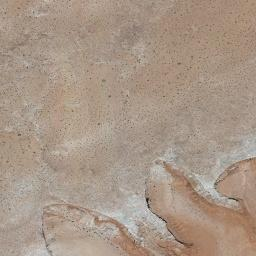
#> input picture examples/desert.jpg, 256 x 256 px
$ python -i features.py   (imports and definitions only)   (older library calls are emulated)
#> lines starting #> are read from the running program, lines starting #| are printed output that depends on the picture
### morphology.py
import cv2  # For image processing
import numpy as np  # For numerical operations
import os  # For file operations

def apply_morphological_operation(image, operation, kernel_size):
    """
    Applique une opération morphologique à l'image

    Args:
        image: Image d'entrée
        operation: Nom de l'opération ('erosion', 'dilation', etc.)
        kernel_size: Taille du noyau (élément structurant)

    Returns:
        Image après application de l'opération
    """
    # Conversion en niveaux de gris si l'image est en couleur
    if len(image.shape) > 2:
        gray = cv2.cvtColor(image, cv2.COLOR_RGB2GRAY)
    else:
        gray = image.copy()

    # Création du noyau
    kernel = cv2.getStructuringElement(cv2.MORPH_RECT, (kernel_size, kernel_size))

    # Application de l'opération
    if operation.lower() == 'erosion':
        result = cv2.erode(gray, kernel, iterations=1)
    elif operation.lower() == 'dilation':
        result = cv2.dilate(gray, kernel, iterations=1)
    elif operation.lower() == 'ouverture':
        result = cv2.morphologyEx(gray, cv2.MORPH_OPEN, kernel)
    elif operation.lower() == 'fermeture':
        result = cv2.morphologyEx(gray, cv2.MORPH_CLOSE, kernel)
    elif operation.lower() == 'gradient':
        result = cv2.morphologyEx(gray, cv2.MORPH_GRADIENT, kernel)
    elif operation.lower() == 'top-hat':
        result = cv2.morphologyEx(gray, cv2.MORPH_TOPHAT, kernel)
    elif operation.lower() == 'black-hat':
        result = cv2.morphologyEx(gray, cv2.MORPH_BLACKHAT, kernel)
    else:
        result = gray  # Opération non reconnue

    return result

# [115 lines left out: functions calculate_morphological_laplacian, calculate_gradient_morphology, segment_image_morphology, not called in this run]

### features.py
import numpy as np
import cv2
from skimage.feature import graycomatrix, graycoprops, local_binary_pattern
from skimage.measure import moments, moments_hu
from morphology import apply_morphological_operation

def extract_texture_features(image):
    """
    Version robuste de l'extraction de caractéristiques texturales
    avec gestion des valeurs manquantes et longueur constante
    """
    try:
        # Si l'image est en couleur, la convertir en niveaux de gris
        if len(image.shape) > 2:
            gray = cv2.cvtColor(image, cv2.COLOR_RGB2GRAY)
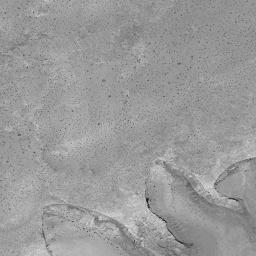
#> gray: shape (256, 256); min 18, max 226, mean 153.8
        else:
            gray = image.copy()

        # Vérifier si l'image contient des pixels valides
        if np.sum(gray) == 0 or gray.size == 0:
            # Retourner un vecteur de caractéristiques avec des valeurs par défaut
            return np.zeros(68)  # Longueur fixe du vecteur

        # Redimensionner l'image pour normaliser
        resized = cv2.resize(gray, (128, 128))

        # Caractéristiques GLCM
        distances = [1, 2, 3]
        angles = [0, np.pi/4, np.pi/2, 3*np.pi/4]

        # Assurer la plage de valeurs correcte pour GLCM
        # Normaliser entre 0 et 255 et convertir en entier
        resized_norm = np.round((resized - np.min(resized)) * (255.0 / (np.max(resized) - np.min(resized) + 1e-10))).astype(np.uint8)
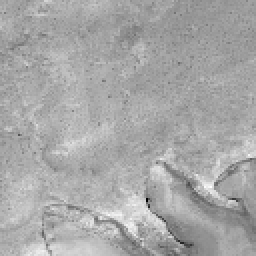
#> resized_norm: shape (128, 128) (shown 2 times larger); min 0, max 255, mean 167.3

        glcm = graycomatrix(resized_norm, distances, angles, 256, symmetric=True, normed=True)

        # Extraire les propriétés GLCM avec gestion des erreurs
        try:
            contrast = graycoprops(glcm, 'contrast').flatten()
#> contrast = [171.7, 207.9, 193.9, 254.2, 268.3, 207.9, 289.6, 254.2, 335, 290.3, 350.1, 367.3]
            dissimilarity = graycoprops(glcm, 'dissimilarity').flatten()
#> dissimilarity = [9.02, 10.13, 9.62, 10.64, 10.99, 10.13, 11.61, 10.64, 12.27, 11.89, 12.76, 12.74]
            homogeneity = graycoprops(glcm, 'homogeneity').flatten()
#> homogeneity = [0.135, 0.118, 0.127, 0.118, 0.114, 0.118, 0.107, 0.118, 0.106, 0.105, 0.099, 0.103]
            energy = graycoprops(glcm, 'energy').flatten()
#> energy = [0.0371, 0.0355, 0.0365, 0.0354, 0.0349, 0.0355, 0.0344, 0.0354, 0.0337, 0.0337, 0.0335, 0.0336]
            correlation = graycoprops(glcm, 'correlation').flatten()
#> correlation = [0.765, 0.713, 0.732, 0.649, 0.633, 0.713, 0.597, 0.649, 0.542, 0.597, 0.51, 0.491]
        except:
            # En cas d'erreur, utiliser des valeurs par défaut
            feature_length = len(distances) * len(angles)
            contrast = np.zeros(feature_length)
            dissimilarity = np.zeros(feature_length)
            homogeneity = np.zeros(feature_length)
            energy = np.zeros(feature_length)
            correlation = np.zeros(feature_length)

        # Caractéristiques statistiques de base
        mean = np.mean(resized)
#> mean = 153.9
        std = np.std(resized)
#> std = 11.97

        # Ajouter des caractéristiques statistiques supplémentaires
        variance = np.var(resized)
#> variance = 143.4
        skewness = np.mean(((resized - mean)/(std + 1e-10))**3) if std > 0 else 0
#> skewness = -0.151
        kurtosis = np.mean(((resized - mean)/(std + 1e-10))**4) if std > 0 else 0
#> kurtosis = 6.11

        # Caractéristiques de gradient
        try:
            gradient = apply_morphological_operation(resized, 'gradient', 3)
#> in apply_morphological_operation, `result = cv2.morphologyEx(gray, cv2.MORPH_GRADIENT, kernel)`:
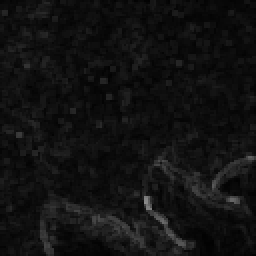
#> result: shape (128, 128) (shown 2 times larger); min 2, max 139, mean 17.4
            mean_gradient = np.mean(gradient)
#> mean_gradient = 17.36
            std_gradient = np.std(gradient)
#> std_gradient = 11.25
        except:
            mean_gradient = 0
            std_gradient = 0

        # Moments d'Hu avec gestion des erreurs
        try:
            m = moments(resized)
#> m = [[2522297, 158164323, 1.33e+10, 1.27e+12], [161528426, 1.01e+10, 8.49e+11, 8.07e+13], [1.38e+10, 8.56e+11, 7.18e+13, 6.82e+15], [1.31e+12, 8.15e+13, 6.83e+15, 6.48e+17]]
            hu_moments = moments_hu(m)
#> hu_moments = [2.71e+10, 4.07e+20, 3.2e+24, 9.2e+24, 4.99e+49, 1.86e+35, 5.35e+46]
        except:
            hu_moments = np.zeros(7)  # 7 moments d'Hu

        # Caractéristiques LBP (Local Binary Pattern)
        try:
            lbp = local_binary_pattern(resized, P=8, R=1, method='uniform')
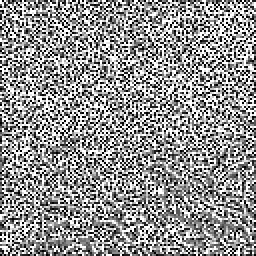
#> lbp: shape (128, 128) float64 (shown 2 times larger); min 0, max 9, mean 5.18; drawn with min black and max white
            hist_lbp, _ = np.histogram(lbp, bins=10, range=(0, 10))
#> hist_lbp = [1910, 1738, 942, 1061, 1091, 1130, 1017, 1618, 2240, 3637]
            hist_lbp = hist_lbp.astype("float") / (hist_lbp.sum() + 1e-10)
#> hist_lbp = [0.117, 0.106, 0.0575, 0.0648, 0.0666, 0.069, 0.0621, 0.0988, 0.137, 0.222]
        except:
            hist_lbp = np.zeros(10)

        # Histogramme d'intensité
        try:
            hist_intensity, _ = np.histogram(resized, bins=5, range=(0, 256))
#> hist_intensity = [2, 24, 8161, 8194, 3]
            hist_intensity = hist_intensity.astype("float") / (hist_intensity.sum() + 1e-10)
#> hist_intensity = [0.000122, 0.00146, 0.498, 0.5, 0.000183]
        except:
            hist_intensity = np.zeros(5)

        # Concatenation de toutes les caractéristiques
        features = np.concatenate([
            contrast, dissimilarity, homogeneity, energy, correlation,
            [mean, std, variance, skewness, kurtosis, mean_gradient, std_gradient],
            hu_moments,
            hist_lbp,
            hist_intensity
        ])
#> features = 89 values, max 4.99e+49 at index 71, min -0.151 at index 63, mean 5.62e+47

        # Remplacer les valeurs NaN ou inf par zéro
        features = np.nan_to_num(features)

        return features

    except Exception as e:
        print(f"Erreur dans l'extraction des caractéristiques: {e}")
        # En cas d'erreur, retourner un vecteur de zéros
        return np.zeros(68)  # Longueur fixe du vecteur

>>> import cv2
>>> picture = cv2.cvtColor(cv2.imread('examples/desert.jpg'), cv2.COLOR_BGR2RGB)
>>> result = extract_texture_features(picture)
#> result has the same summary as features in extract_texture_features
